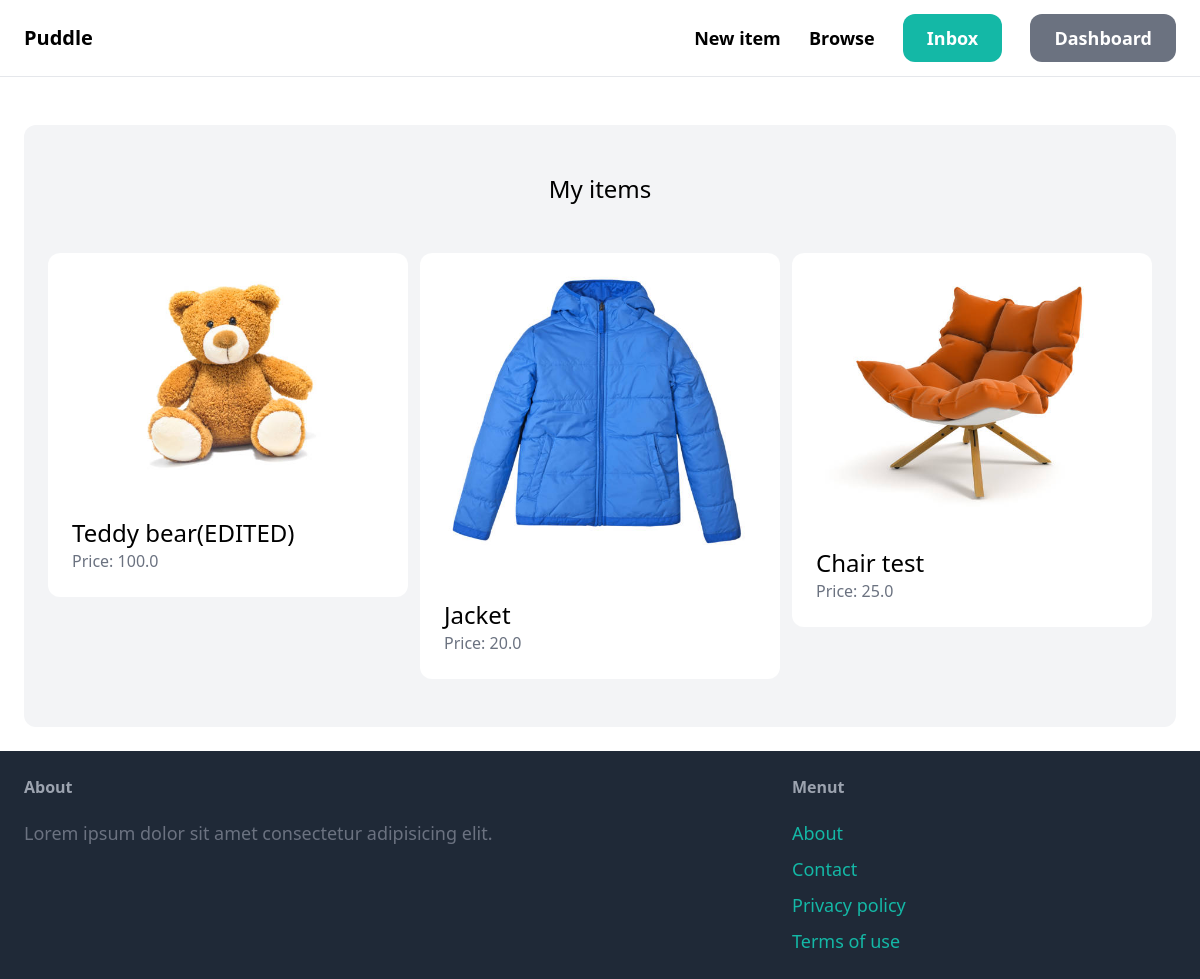
The page /dashboard/ (signed in) on the database its author committed.
### item/models.py (models this page shows, shortened)
class Item(models.Model):
    category=models.ForeignKey(Category,on_delete=models.CASCADE,related_name='items')
    name=models.CharField(max_length=250)
    description=models.TextField(blank=True,null=True)
    price=models.FloatField()
    image=models.ImageField(upload_to='item_images',blank=True,null=True)
    is_sold=models.BooleanField(default=False)
    created_at=models.DateTimeField(auto_now_add=True)
    created_by=models.ForeignKey(User,on_delete=models.CASCADE,related_name='items')

### dashboard/views.py (the view)
# urls.py: path('',views.index,name='home'),
def index(request):
    items=Item.objects.filter(created_by=request.user)
    return render(request,'dashboard/index.html',{'items':items})

### dashboard/templates/dashboard/index.html (shortened to what this page needs)
{% extends 'core/base.html'%}
{% block content%}
    <div class="mt-6 px-6 py-12 bg-gray-100 rounded-xl">
        <h2 class="mb-12 text-2xl text-center">My items</h2>
        <div class="grid grid-cols-3 gap-3">
            {% for item in items%}
                <div>
                    <a href="{% url 'detail' item.id %}">
                        <div>
                            <img src="{{item.image.url}}" class="rounded-t-xl" alt="">
                        </div>
                        <div class="p-6 bg-white rounded-b-xl">
                            <h2 class="text-2xl">{{item.name}}</h2>
                            <p class="text-gray-500">Price: {{item.price}}</p>
                        </div>
                    </a>
                </div>
            {% endfor%}
        </div>
    </div>
{% endblock%}

### rows shown on the page
Item: image (picture), name "Teddy bear(EDITED)", price "100.0"
Item: image (picture), name "Jacket", price "20.0"
Item: image (picture), name "Chair test", price "25.0"
